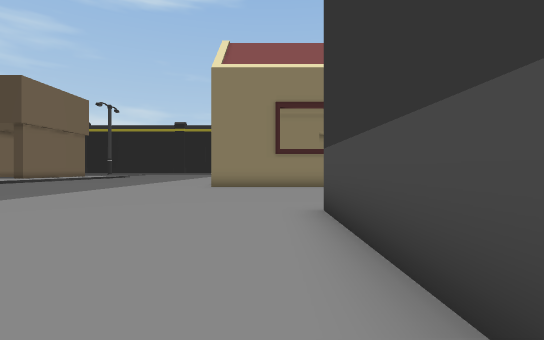
View 1 (above)

18 first-person views from a walk through a Unity game level. The camera is 0.72 m above the floor, looks level and sees 85° across. The floor is counted in squares, 1 m on a side. Each view is taken from the middle of a square. On the plan, view 1 faces up. The plan holds only what a view shows up to about 10 squares ahead; the rest is blank. The place goes on beyond the plan.

View 2
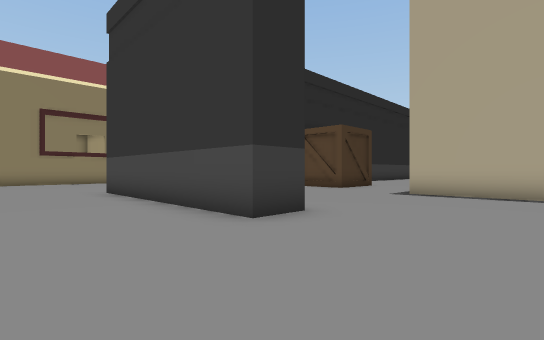

View 3
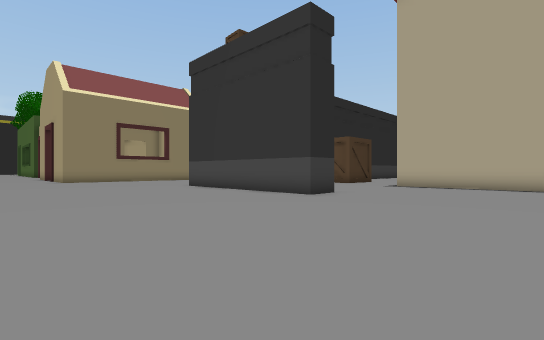

View 4
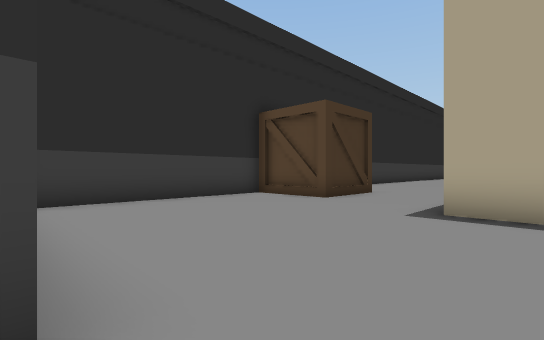

View 5
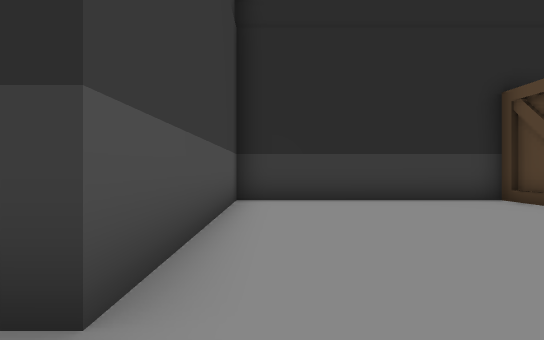

View 6
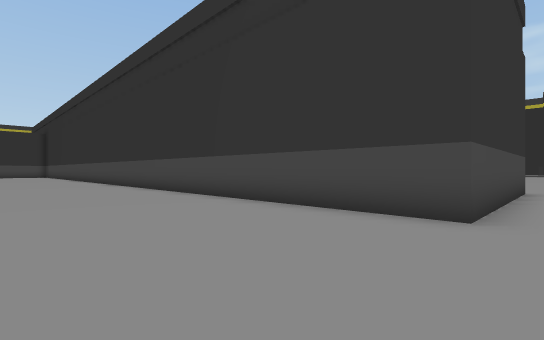

View 7
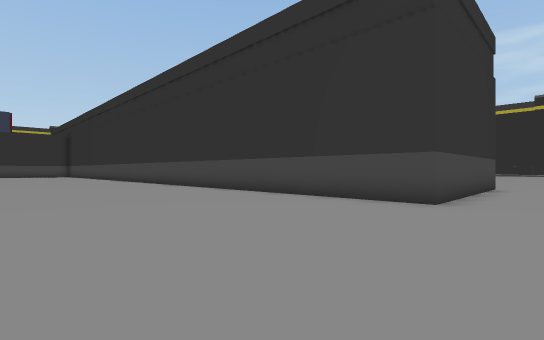

View 8
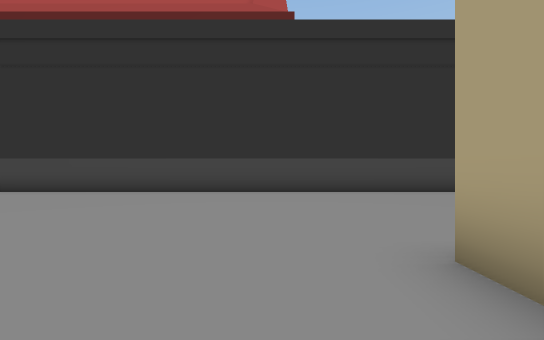

View 9
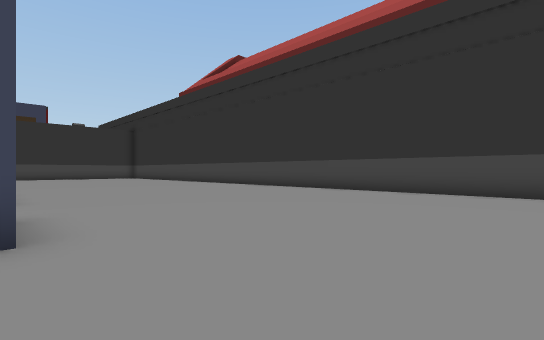

View 10
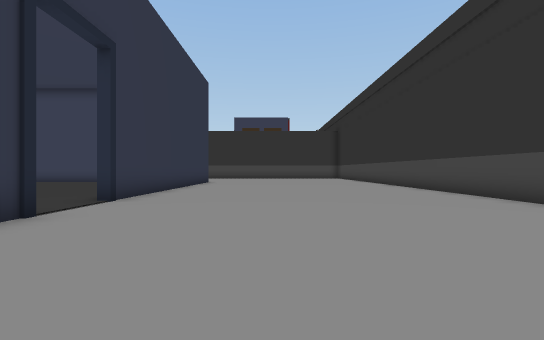

View 11
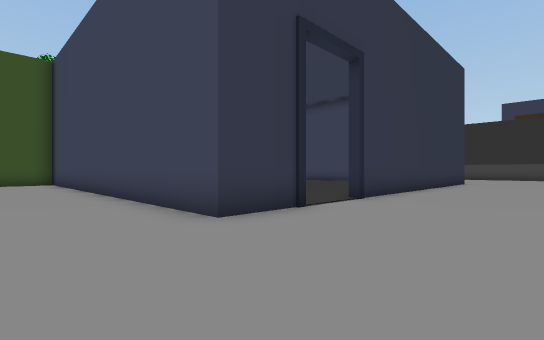

View 12
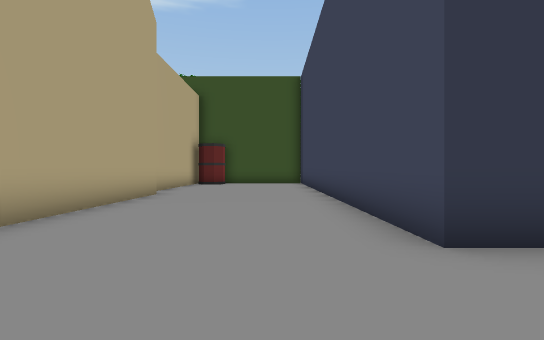

View 13
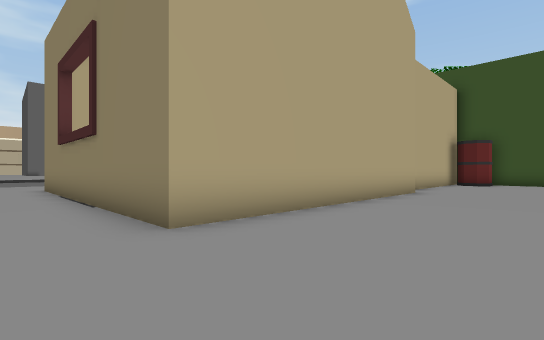

View 14
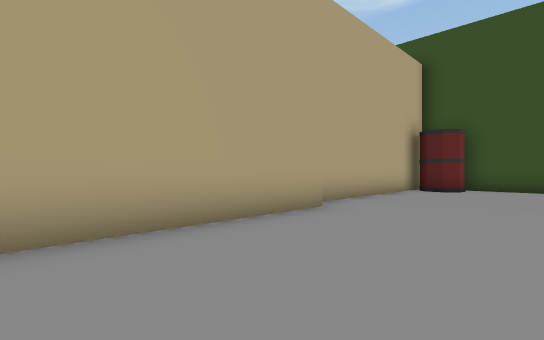

View 15
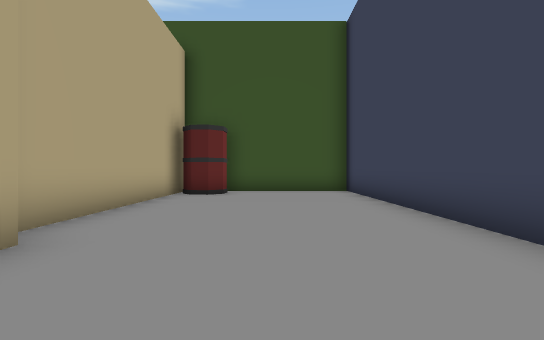

View 16
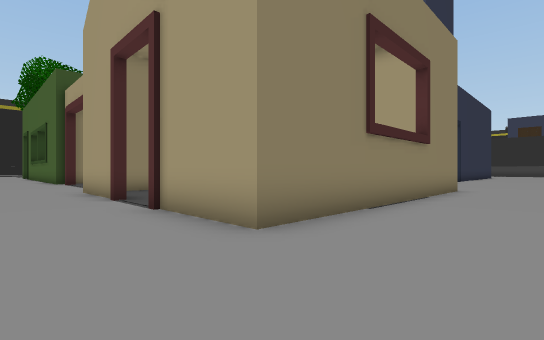

View 17
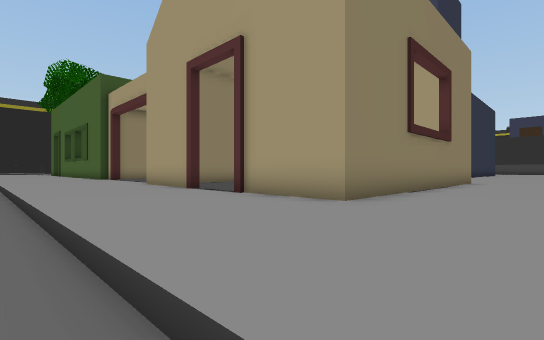

View 18
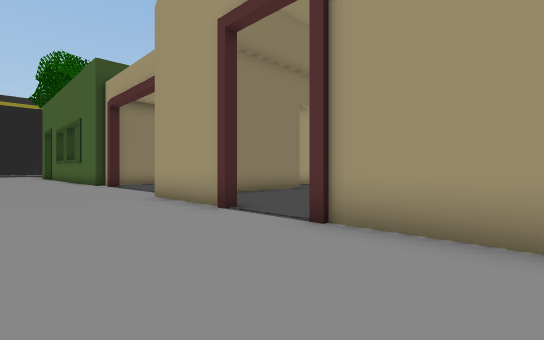

### Floor plan
Key: @ floor where view 1 was taken; # wall or solid block; . main floor; - floor 0.2 m lower than the main floor; B box; H house; A barrel.
Columns run from 7 left of view 1 to 20 right of it. Each row starts with its distance up from view 1.
 28              ####  #
 27              #A....#
 26              #.....#
 25   ..         #.....#
 24   ...        #.....#
 23  ....        #.....#
 22  ....        #.....#
 21  ...#        H.....#
 20  ...#        H.....#
 19 -...#        H.....#
 18 -...#        H.....#
 17 -....        H.....#
 16 -....        H.....#
 15 -...#        H.....##..####
 14 -...#        H..............
 13 -...##########..............
 12 -...........................
 11 -..........................
 10 -..........................
  9  ..........................
  8  ..........................
  7  ..........................
  6  ..........................
  5   ......###################
  4   ......#########
  3   ......##......##
  2  .......##......B##
  1  .......##..........
  0  ......@##..........
 -1  .......##.........
 -2  .............#
 -3  .............#
 -4  .............#
 -5  .............#
 -6  .............#
 -7  ..........

Positions as (right, up) in squares from view 1, and headings:
1: (0, 0), facing up
2: (-2, -5), facing up-right
3: (-6, -7), facing up-right
4: (2, -3), facing up-right
5: (3, -3), facing up
6: (0, 10), facing down-right
7: (-1, 12), facing down-right
8: (8, 15), facing down
9: (8, 15), facing down-right
10: (9, 11), facing right
11: (9, 11), facing up-right
12: (10, 12), facing up
13: (10, 11), facing up-left
14: (10, 16), facing up-left
15: (9, 18), facing up
16: (-5, 10), facing up-right
17: (-7, 10), facing up-right
18: (-6, 13), facing up-right
